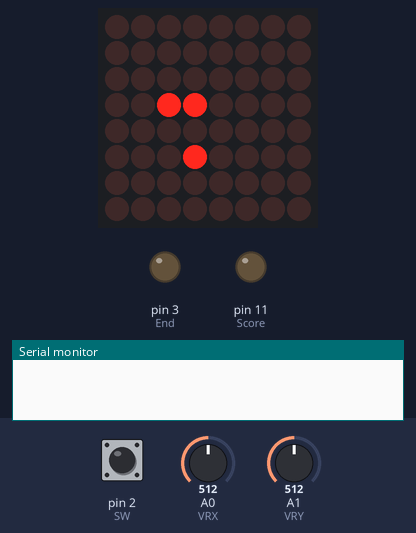
The sketch below on a simulated Arduino Uno, built with avr-gcc and run on an emulated ATmega328P. Shown: 8×8 LED matrix, output pins drawn as LEDs (lit = HIGH), the last lines printed to the serial monitor. The inputs (shaded band) are chosen by the test bench; at power-on: A0 (VRX) = 512, pin 2 (SW) HIGH, A1 (VRY) = 512. Random numbers use the default seed unless the sketch sets one.

Above: at 0.46 s.
1.3 s: A0 (VRX) set to 716
At 1.68 s:
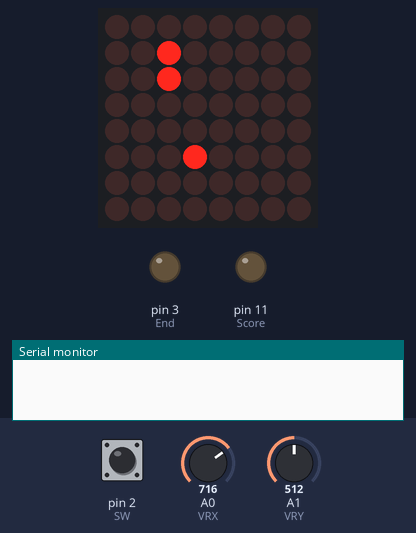
At 2.29 s:
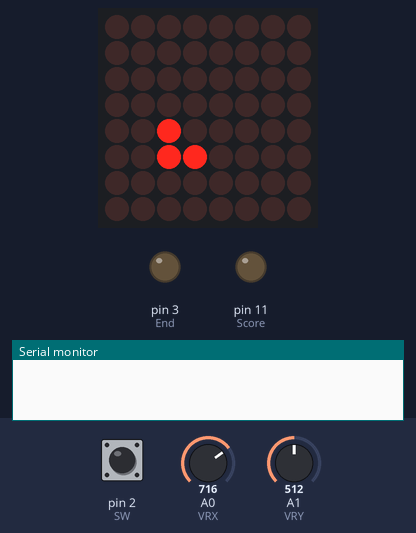
3.9 s: pin 2 (SW) pulled LOW for 0.15 s
At 4.42 s:
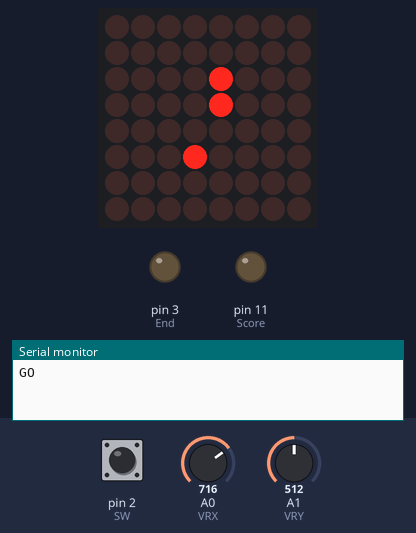
4.6 s: pin 2 (SW) pulled LOW for 1 s
6.2 s: pin 2 (SW) pulled LOW for 0.15 s
At 6.55 s:
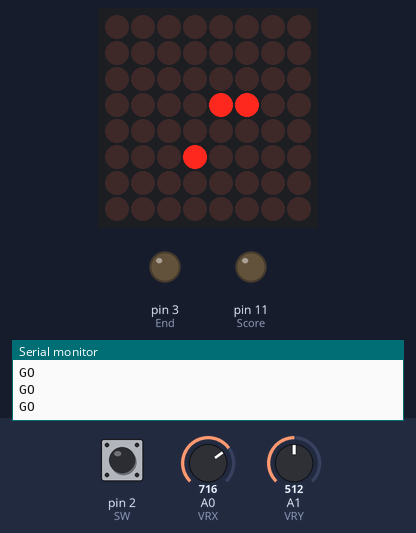
6.9 s: pin 2 (SW) pulled LOW for 3.2 s
10.7 s: A1 (VRY) set to 306
Timing chart, 0 to 13.7 s (numbered marks = the images above; inputs shaded):
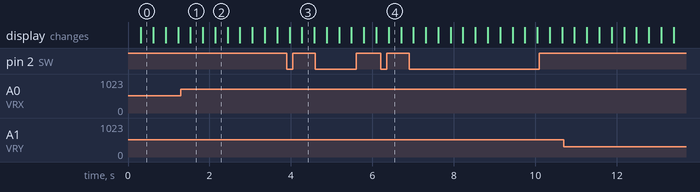

The sketch:

Snake.ino
```cpp
/**
 * Snake
 * Implementation of the classical Snake game
 * where the snake moved constantly and the player
 * have to avoid intersections with itself and borders.
 * When the snake eats food it grows and speeds up a little bit.
 *
 * 23 Jun 2016
 * by Sergey Royz
 */

#include <LedControl.h>

/* Joystick PINs */
#define VRX     A0
#define VRY     A1
#define SW      2

/* Display PINs */
#define CLK     8
#define CS      9
#define DIN     10

#define SIZE    8
#define ADVANCE_DELAY 10

int snake[SIZE*SIZE][2];
int length;
int food[2], v[2];
bool is_game_over = false;
long current_time;
long prev_advance;
int blink_count;
byte Score = 11;
byte End   = 3;

LedControl lc = LedControl(DIN, CLK, CS, 1);

void init_game() {
  prev_advance = current_time = 0;
  blink_count = 3;
  int half = SIZE / 2;
  length = SIZE / 3;

  for (int i = 0; i < length; i++) {
      snake[i][0] = half - 1;
      snake[i][1] = half + i;
  }

  food[0] = half + 1;
  food[1] = half - 1;

  v[0] = 0;
  v[1] = -1;
}

void render() {
  for (int i = 0; i < length; i++) {
    lc.setLed(0, snake[i][0], snake[i][1], 1);
  }
  lc.setLed(0, food[0], food[1], 1);
}

void clearScreen() {
  for (int x = 0; x < SIZE; x++) {
    for (int y = 0; y < SIZE; y++) {
      lc.setLed(0, x, y, 0);
    }
  }
}

/**
 * moves the snake forward
 * returns true if the game is over
 */
bool advance() {
  int head[2] = {snake[0][0] + v[0], snake[0][1] + v[1]};

 /* if (head[0] < 0 || head[0] > SIZE) {
      head[0]=SIZE - 8;
  }

  if (head[1] < 0 || head[1] > SIZE) {
      head[1]= SIZE - 8;
  }
*/
  for (int i = 0; i < length; i++) {
      if (snake[i][0] == head[0] && snake[i][1] == head[1]) {
          return true;
      }
  }

  bool grow = (head[0] == food[0] && head[1] == food[1]);
  if (grow) {
      length++;
      randomSeed(current_time);
      food[0] = random(SIZE);
      food[1] = random(SIZE);
      digitalWrite(Score,HIGH);


  } else {digitalWrite(Score,LOW);}

  for (int i = length -1; i >= 0; i--) {
      snake[i + 1][0] = snake[i][0];
      snake[i + 1][1] = snake[i][1];

  }
  snake[0][0] += v[0];
  snake[0][1] += v[1];

  if (snake[0][0] == 8){snake[0][0] = 0;}
  if (snake[0][1] == 8){snake[0][1] = 0;}

  if (snake[0][0] == -1){snake[0][0] = 7;}
  if (snake[0][1] == -1){snake[0][1] = 7;}
  return false;
}

void setup() {
  pinMode(SW, INPUT_PULLUP);
  pinMode(VRX, INPUT);
  pinMode(VRY, INPUT);
  pinMode(Score, OUTPUT);
  pinMode(End, OUTPUT);
  attachInterrupt(digitalPinToInterrupt(SW), restart, RISING);

  Serial.begin(9600);

  lc.shutdown(0, false);
  lc.setIntensity(0, 8);

  init_game();
  render();
}

void loop() {
  if (!is_game_over) {
    clearScreen();
    render();
    if (current_time - prev_advance > ADVANCE_DELAY) {
      is_game_over = advance();
      prev_advance = current_time;
    }
  } else {
    while (blink_count > 0) {
      clearScreen();
      delay(300);
      render();
      delay(300);
      blink_count--;
    }
  }
  readControls();
  current_time++;
}

void restart() {
  init_game();
  is_game_over = false;
  if (digitalRead(SW) == HIGH) {
for (int i = 0; i < 50; i++){
  digitalWrite(End, LOW);}
  Serial.println("GO");
  }
else {digitalWrite(End, HIGH);}

 }

void readControls() {
  int dx = map(analogRead(VRX), 0, 906, 2, -2);
  int dy = map(analogRead(VRY), 0, 906, -2, 2);
  if (dx != 0) {dx = dx / abs(dx);}
  if (dy != 0) {dy = dy / abs(dy);}


  if (dy != 0 && v[0] != 0) {
    v[0] = 0;
    v[1] = dy;
  }

  if (dx != 0 && v[1] != 0) {
    v[0] = dx;
    v[1] = 0;
  }

}
```
